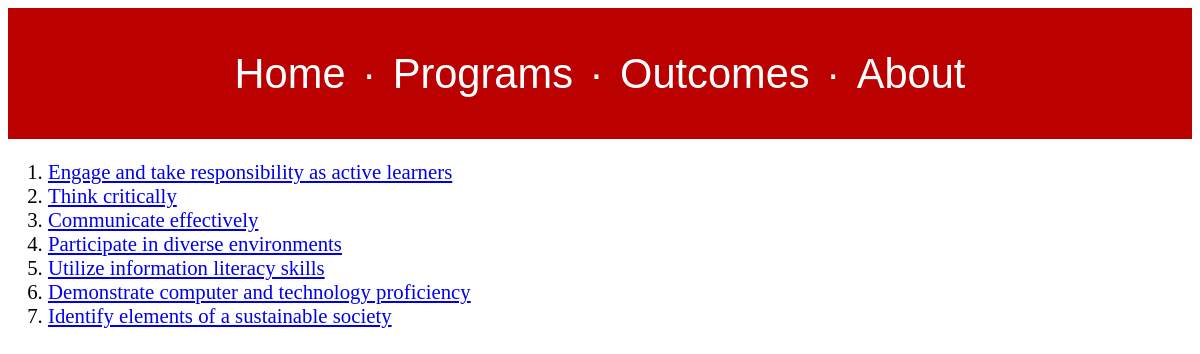
/outcomes/, run on the app's committed database.
### clo_app/models.py (models this page shows)
class CoreLearningOutcome(models.Model):
    label = models.TextField()
    description = models.TextField()

### clo_app/views.py (the view)
# urls.py: url(r'^outcomes/$', views.outcomes, name="outcomes"),
def outcomes(request):
    outcomes = models.CoreLearningOutcome.objects.all()
    return render(request,
                  'outcomes.html',
                  {"outcomes":outcomes})

### clo_app/templates/outcomes.html (shortened to what this page needs)
{% extends 'base.html' %}
{% block content %}
<ol>
{% for outcome in outcomes %}
  <li><a class="outcome" href="{% url 'clo' outcome.id %}">{{ outcome.label }}</a></li>
{% endfor %}
</ol>
{% endblock %}

### clo_app/static/base.css (style rules this page uses)
body { font-size: 1.3em; }

### data on the page
CoreLearningOutcome: label "Engage and take responsibility as active learners"
CoreLearningOutcome: label "Think critically"
CoreLearningOutcome: label "Communicate effectively"
CoreLearningOutcome: label "Participate in diverse environments"
CoreLearningOutcome: label "Utilize information literacy skills"
CoreLearningOutcome: label "Demonstrate computer and technology proficiency"
CoreLearningOutcome: label "Identify elements of a sustainable society"
